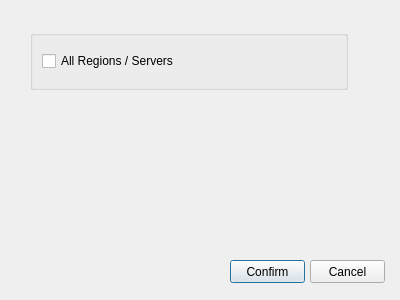
<?xml version="1.0" encoding="UTF-8"?>
<ui version="4.0">
 <class>groupSelectDialog</class>
 <widget class="QDialog" name="groupSelectDialog">
  <property name="geometry">
   <rect>
    <x>0</x>
    <y>0</y>
    <width>400</width>
    <height>300</height>
   </rect>
  </property>
  <property name="windowTitle">
   <string>Server Selection</string>
  </property>
  <widget class="QPushButton" name="exeButton">
   <property name="geometry">
    <rect>
     <x>230</x>
     <y>260</y>
     <width>75</width>
     <height>23</height>
    </rect>
   </property>
   <property name="text">
    <string>Confirm</string>
   </property>
  </widget>
  <widget class="QPushButton" name="exitButton">
   <property name="geometry">
    <rect>
     <x>310</x>
     <y>260</y>
     <width>75</width>
     <height>23</height>
    </rect>
   </property>
   <property name="text">
    <string>Cancel</string>
   </property>
  </widget>
  <widget class="QGroupBox" name="groupBox">
   <property name="geometry">
    <rect>
     <x>30</x>
     <y>30</y>
     <width>318</width>
     <height>60</height>
    </rect>
   </property>
   <property name="title">
    <string/>
   </property>
   <layout class="QGridLayout" name="gridLayout">
    <item row="0" column="0">
     <widget class="QCheckBox" name="checkBox">
      <property name="text">
       <string>All Regions / Servers</string>
      </property>
     </widget>
    </item>
   </layout>
  </widget>
 </widget>
 <resources/>
 <connections/>
</ui>
